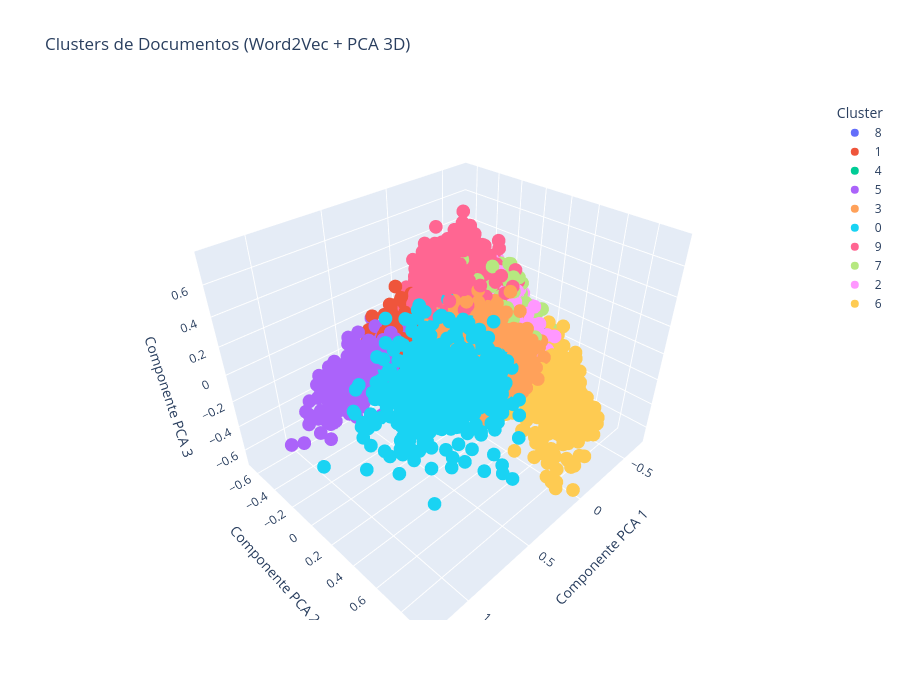

Here is the notebook cell this chart was saved with:
### Code cell
mostrar_grafico_clusters(vetores_documentos_transcricao, df_w2v_docs_transcricao)

### Figure 1 — Plotly figure (JSON) as saved in the notebook; plotly's stock layout.template omitted (floating-point values rounded to 4 significant figures; data arrays with more than 128 entries replaced by an {"elided": "..."} marker saying what was removed)
{"data": [{"customdata": {"elided": "896x2 str values"}, "hovertemplate": "Cluster=%{customdata[0]}<br>Componente PCA 1=%{x:.2f}<br>Componente PCA 2=%{y:.2f}<br>Componente PCA 3=%{z:.2f}<br>Documento Original=%{customdata[1]}<extra></extra>", "legendgroup": "8", "marker": {"color": "#636efa", "symbol": "circle"}, "mode": "markers", "name": "8", "scene": "scene", "showlegend": true, "type": "scatter3d", "x": {"elided": "896 float values"}, "y": {"elided": "896 float values"}, "z": {"elided": "896 float values"}}, {"customdata": {"elided": "881x2 str values"}, "hovertemplate": "Cluster=%{customdata[0]}<br>Componente PCA 1=%{x:.2f}<br>Componente PCA 2=%{y:.2f}<br>Componente PCA 3=%{z:.2f}<br>Documento Original=%{customdata[1]}<extra></extra>", "legendgroup": "1", "marker": {"color": "#EF553B", "symbol": "circle"}, "mode": "markers", "name": "1", "scene": "scene", "showlegend": true, "type": "scatter3d", "x": {"elided": "881 float values"}, "y": {"elided": "881 float values"}, "z": {"elided": "881 float values"}}, {"customdata": {"elided": "1047x2 str values"}, "hovertemplate": "Cluster=%{customdata[0]}<br>Componente PCA 1=%{x:.2f}<br>Componente PCA 2=%{y:.2f}<br>Componente PCA 3=%{z:.2f}<br>Documento Original=%{customdata[1]}<extra></extra>", "legendgroup": "4", "marker": {"color": "#00cc96", "symbol": "circle"}, "mode": "markers", "name": "4", "scene": "scene", "showlegend": true, "type": "scatter3d", "x": {"elided": "1047 float values"}, "y": {"elided": "1047 float values"}, "z": {"elided": "1047 float values"}}, {"customdata": {"elided": "709x2 str values"}, "hovertemplate": "Cluster=%{customdata[0]}<br>Componente PCA 1=%{x:.2f}<br>Componente PCA 2=%{y:.2f}<br>Componente PCA 3=%{z:.2f}<br>Documento Original=%{customdata[1]}<extra></extra>", "legendgroup": "5", "marker": {"color": "#ab63fa", "symbol": "circle"}, "mode": "markers", "name": "5", "scene": "scene", "showlegend": true, "type": "scatter3d", "x": {"elided": "709 float values"}, "y": {"elided": "709 float values"}, "z": {"elided": "709 float values"}}, {"customdata": {"elided": "1792x2 str values"}, "hovertemplate": "Cluster=%{customdata[0]}<br>Componente PCA 1=%{x:.2f}<br>Componente PCA 2=%{y:.2f}<br>Componente PCA 3=%{z:.2f}<br>Documento Original=%{customdata[1]}<extra></extra>", "legendgroup": "3", "marker": {"color": "#FFA15A", "symbol": "circle"}, "mode": "markers", "name": "3", "scene": "scene", "showlegend": true, "type": "scatter3d", "x": {"elided": "1792 float values"}, "y": {"elided": "1792 float values"}, "z": {"elided": "1792 float values"}}, {"customdata": {"elided": "766x2 str values"}, "hovertemplate": "Cluster=%{customdata[0]}<br>Componente PCA 1=%{x:.2f}<br>Componente PCA 2=%{y:.2f}<br>Componente PCA 3=%{z:.2f}<br>Documento Original=%{customdata[1]}<extra></extra>", "legendgroup": "0", "marker": {"color": "#19d3f3", "symbol": "circle"}, "mode": "markers", "name": "0", "scene": "scene", "showlegend": true, "type": "scatter3d", "x": {"elided": "766 float values"}, "y": {"elided": "766 float values"}, "z": {"elided": "766 float values"}}, {"customdata": {"elided": "1088x2 str values"}, "hovertemplate": "Cluster=%{customdata[0]}<br>Componente PCA 1=%{x:.2f}<br>Componente PCA 2=%{y:.2f}<br>Componente PCA 3=%{z:.2f}<br>Documento Original=%{customdata[1]}<extra></extra>", "legendgroup": "9", "marker": {"color": "#FF6692", "symbol": "circle"}, "mode": "markers", "name": "9", "scene": "scene", "showlegend": true, "type": "scatter3d", "x": {"elided": "1088 float values"}, "y": {"elided": "1088 float values"}, "z": {"elided": "1088 float values"}}, {"customdata": {"elided": "895x2 str values"}, "hovertemplate": "Cluster=%{customdata[0]}<br>Componente PCA 1=%{x:.2f}<br>Componente PCA 2=%{y:.2f}<br>Componente PCA 3=%{z:.2f}<br>Documento Original=%{customdata[1]}<extra></extra>", "legendgroup": "7", "marker": {"color": "#B6E880", "symbol": "circle"}, "mode": "markers", "name": "7", "scene": "scene", "showlegend": true, "type": "scatter3d", "x": {"elided": "895 float values"}, "y": {"elided": "895 float values"}, "z": {"elided": "895 float values"}}, {"customdata": {"elided": "1305x2 str values"}, "hovertemplate": "Cluster=%{customdata[0]}<br>Componente PCA 1=%{x:.2f}<br>Componente PCA 2=%{y:.2f}<br>Componente PCA 3=%{z:.2f}<br>Documento Original=%{customdata[1]}<extra></extra>", "legendgroup": "2", "marker": {"color": "#FF97FF", "symbol": "circle"}, "mode": "markers", "name": "2", "scene": "scene", "showlegend": true, "type": "scatter3d", "x": {"elided": "1305 float values"}, "y": {"elided": "1305 float values"}, "z": {"elided": "1305 float values"}}, {"customdata": {"elided": "459x2 str values"}, "hovertemplate": "Cluster=%{customdata[0]}<br>Componente PCA 1=%{x:.2f}<br>Componente PCA 2=%{y:.2f}<br>Componente PCA 3=%{z:.2f}<br>Documento Original=%{customdata[1]}<extra></extra>", "legendgroup": "6", "marker": {"color": "#FECB52", "symbol": "circle"}, "mode": "markers", "name": "6", "scene": "scene", "showlegend": true, "type": "scatter3d", "x": {"elided": "459 float values"}, "y": {"elided": "459 float values"}, "z": {"elided": "459 float values"}}], "layout": {"height": 700, "legend": {"title": {"text": "Cluster"}, "tracegroupgap": 0}, "scene": {"domain": {"x": [0, 1], "y": [0, 1]}, "xaxis": {"title": {"text": "Componente PCA 1"}}, "yaxis": {"title": {"text": "Componente PCA 2"}}, "zaxis": {"title": {"text": "Componente PCA 3"}}}, "title": {"text": "Clusters de Documentos (Word2Vec + PCA 3D)"}, "width": 900}}
